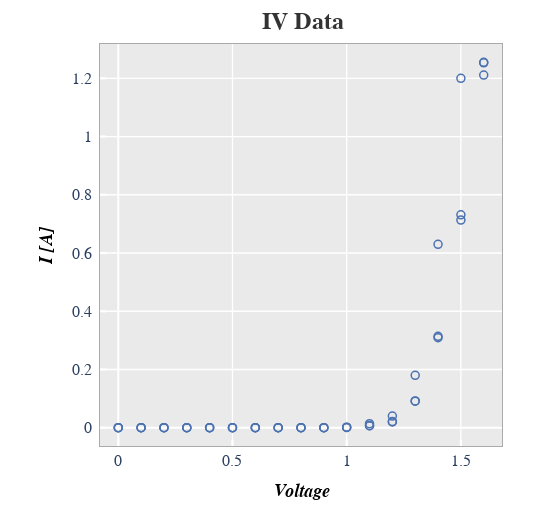

The notebook cell this image was saved under:
### Markdown cell above
For better visibility, we can subset the data to show only diodes that meet certain criteria.  This is accomplished using the `filter` kwarg from <b>fivecentplots</b>:

### Code cell
fcp.plot(df, x='Voltage', y='I [A]', title='IV Data', lines=False, 
         filter='Substrate=="Si" & Target Wavelength==450 & Boost Level==0.2 & Temperature [C]==25')

### Figure 1 — Plotly figure (JSON) as saved in the notebook; plotly's stock layout.template omitted (floating-point values rounded to 4 significant figures)
{"data": [{"line": {"width": 1.2}, "marker": {"color": "#4b72b0", "line": {"color": "#4b72b0", "width": 1.5}, "size": 8, "symbol": "circle-open"}, "mode": "markers", "showlegend": true, "type": "scatter", "x": [0, 0.1, 0.2, 0.3, 0.4, 0.5, 0.6, 0.7, 0.8, 0.9, 1, 1.1, 1.2, 1.3, 1.4, 1.5, 1.6, 0, 0.1, 0.2, 0.3, 0.4, 0.5, 0.6, 0.7, 0.8, 0.9, 1, 1.1, 1.2, 1.3, 1.4, 1.5, 1.6, 0, 0.1, 0.2, 0.3, 0.4, 0.5, 0.6, 0.7, 0.8, 0.9, 1, 1.1, 1.2, 1.3, 1.4, 1.5, 1.6], "xaxis": "x", "y": [0, 0, 0, 0, 0, 0, 0, 0, 0, 0, 0.001, 0.007, 0.021, 0.091, 0.314, 0.713, 1.253, 0, 0, 0, 0, 0, 0, 0, 0, 0, 0, 0.002, 0.014, 0.04, 0.18, 0.63, 1.2, 1.211, 0, 0, 0, 0, 0, 0, 0, 0, 0, 0, 0.001, 0.007, 0.02, 0.092, 0.309, 0.731, 1.255], "yaxis": "y"}], "layout": {"autosize": false, "height": 515, "margin": {"b": 69, "l": 100, "r": 35, "t": 44}, "modebar": {"orientation": "v"}, "paper_bgcolor": "#ffffff", "plot_bgcolor": "#eaeaea", "showlegend": false, "title": {"font": {"color": "#333333", "family": "sans-serif", "size": 24}, "text": "<b>IV Data</b>", "x": 0.5633, "xanchor": "center", "y": 0.9767}, "width": 537, "xaxis": {"anchor": "y", "domain": [0, 1], "gridcolor": "#ffffff", "griddash": "solid", "gridwidth": 1.3, "linecolor": "#aaaaaa", "linewidth": 1, "mirror": true, "range": [-0.08, 1.68], "showline": true, "showticklabels": true, "tickcolor": "#ffffff", "tickfont": {"family": "sans-serif", "size": 16}, "ticklen": 6.2, "ticks": "inside", "tickwidth": 2.2, "title": {"font": {"color": "#000000", "family": "sans-serif", "size": 18}, "standoff": 15, "text": "<i><b>Voltage</b></i>"}, "type": "linear"}, "yaxis": {"anchor": "x", "domain": [0, 1], "gridcolor": "#ffffff", "griddash": "solid", "gridwidth": 1.3, "linecolor": "#aaaaaa", "linewidth": 1, "mirror": true, "range": [-0.06275, 1.318], "showline": true, "showticklabels": true, "tickcolor": "#ffffff", "tickfont": {"family": "sans-serif", "size": 16}, "ticklen": 6.2, "ticks": "inside", "ticksuffix": " ", "tickwidth": 2.2, "title": {"font": {"color": "#000000", "family": "sans-serif", "size": 18}, "standoff": 15, "text": "<i><b>I [A]</b></i>"}, "type": "linear"}}}
